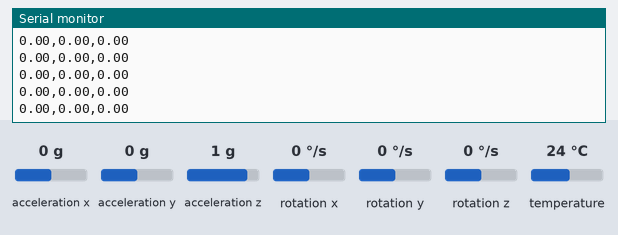
The sketch below on a simulated Arduino Uno, built with avr-gcc and run on an emulated ATmega328P. On the bench: the last lines printed to the serial monitor. The inputs (shaded band) are chosen by the test bench; at power-on: rotation x 0 °/s, rotation y 0 °/s, rotation z 0 °/s, acceleration x 0 g, acceleration y 0 g, acceleration z 1 g, temperature 24 °C.

Above: at 1.2 s.
1.3 s: rotation x set to -192 °/s
At 1.35 s:
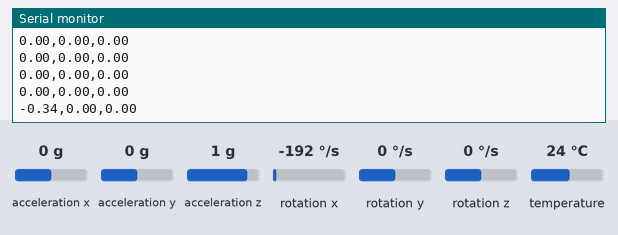
2.8 s: rotation y set to -192 °/s
At 2.8 s:
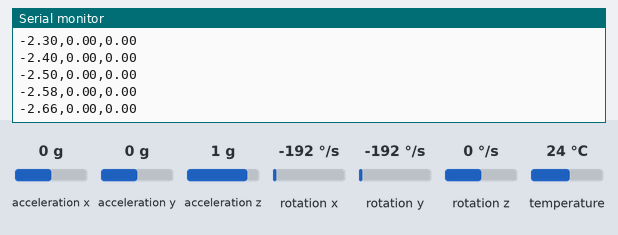
4.3 s: rotation z set to -192 °/s
At 4.36 s:
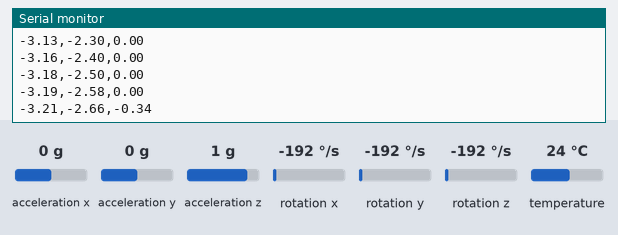
Timing chart, 0 to 7.3 s (numbered marks = the images above; inputs shaded):
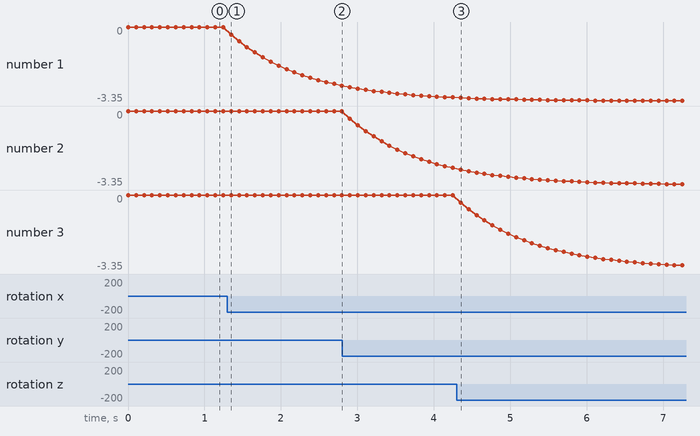

The sketch:

cylinder_simul.ino
```cpp
#include <Adafruit_MPU6050.h>
#include <Adafruit_Sensor.h>
#include <Wire.h>

Adafruit_MPU6050 mpu;

// Filter parameters
float alpha = 0.1; // Smoothing factor (0 < alpha <= 1)
float gx_filtered = 0, gy_filtered = 0, gz_filtered = 0;

void setup() {
  Serial.begin(115200);
  if (!mpu.begin()) {
    Serial.println("Failed to find MPU6050 chip");
    while (1) {
      delay(10);
    }
  }
  Serial.println("MPU6050 Found!");
}

void loop() {
  sensors_event_t a, g, temp;
  mpu.getEvent(&a, &g, &temp);

  float gx = g.gyro.x;
  float gy = g.gyro.y;
  float gz = g.gyro.z;

  // Apply low-pass filter
  gx_filtered = alpha * gx + (1 - alpha) * gx_filtered;
  gy_filtered = alpha * gy + (1 - alpha) * gy_filtered;
  gz_filtered = alpha * gz + (1 - alpha) * gz_filtered;

  // Send the filtered gyro data over serial
  Serial.print(gx_filtered); Serial.print(",");
  Serial.print(gy_filtered); Serial.print(",");
  Serial.println(gz_filtered);

  delay(100);
}
```

Measured:
- after the input at 1.3 s, the serial monitor: prints a new line after 0.05 s (image 1)
- after the input at 4.3 s, the serial monitor: prints a new line after 0.05 s (image 3)
- plotted number 1: 0 → -2.66 after the input at 1.3 s
